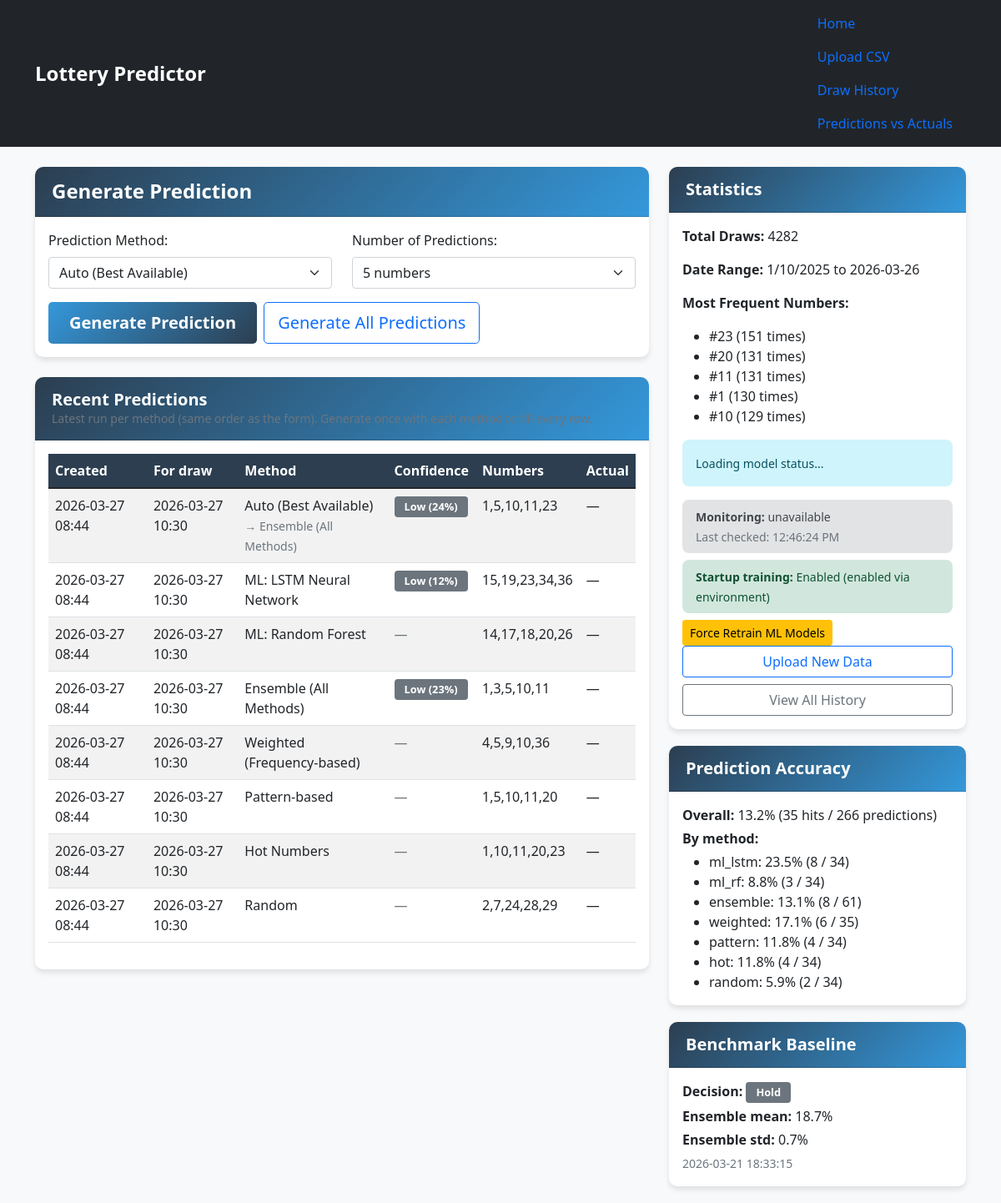
The page / on the database its author committed.
### tables this page shows
CREATE TABLE predictions
                    (id INTEGER PRIMARY KEY AUTOINCREMENT,
                    predicted_numbers TEXT NOT NULL,
                    method TEXT NOT NULL,
                    created_at TIMESTAMP DEFAULT CURRENT_TIMESTAMP, target_draw_at TEXT, actual_draw_id INTEGER REFERENCES draws(id), confidence REAL, method_breakdown_json TEXT, requested_method TEXT);

CREATE TABLE benchmarks
                    (id INTEGER PRIMARY KEY AUTOINCREMENT,
                    created_at TIMESTAMP DEFAULT CURRENT_TIMESTAMP,
                    mode TEXT NOT NULL,
                    count INTEGER NOT NULL,
                    start_size INTEGER NOT NULL,
                    max_evals INTEGER,
                    rf_retrain_every INTEGER,
                    seeds_json TEXT,
                    summary_json TEXT NOT NULL,
                    decision TEXT,
                    reason TEXT,
                    ensemble_mean REAL,
                    ensemble_std REAL,
                    lstm_mean REAL);

### app.py (the view)
@app.route('/')
def index():
    stats = predictor.get_stats()
    prediction_dashboard_rows = db.get_prediction_dashboard_rows()
    accuracy_summary = db.get_prediction_accuracy_summary()
    benchmark_baseline = db.get_latest_benchmark()
    return render_template(
        'index.html',
        stats=stats,
        prediction_dashboard_rows=prediction_dashboard_rows,
        accuracy_summary=accuracy_summary,
        benchmark_baseline=benchmark_baseline,
        startup_training_enabled=startup_training_enabled,
        startup_training_reason=startup_training_reason
    )

### models.py (called while the page is built)
    def get_latest_benchmark(self):
        conn = sqlite3.connect(self.db_path)
        conn.row_factory = sqlite3.Row
        c = conn.cursor()
        c.execute('SELECT * FROM benchmarks ORDER BY id DESC LIMIT 1')
        row = c.fetchone()
        conn.close()
        if row is None:
            return None
        result = dict(row)
        for field in ('seeds_json', 'summary_json'):
            try:
                result[field] = json.loads(result[field]) if result.get(field) else None
            except json.JSONDecodeError:
                result[field] = None
        return result

### predictor.py (called while the page is built, shortened)
    def get_stats(self):
        return {
                'total_draws': len(self.df),
                'date_range': f"{self.df['date'].min()} to {self.df['date'].max()}",
                'most_frequent': self.number_frequency.most_common(5),
                'recent_draws': self.last_draws[-5:] if self.last_draws else [],
                'ml_model_loaded': self.ml_loaded,
                'rf_model_trained': hasattr(self.rf_predictor, 'models')
        }

### templates/index.html (shortened to what this page needs)
{% extends "base.html" %}
{% block content %}
<div class="row">
    <div class="col-md-8">
        <div class="card">
            <div class="card-header">
                <h4>Generate Prediction</h4>
            </div>
            <div class="card-body">
                <form id="prediction-form">
                    <div class="row mb-3">
                        <div class="col-md-6">
                            <label class="form-label">Prediction Method:</label>
                            <select class="form-select" name="method" id="method">
                                <option value="auto" selected>Auto (Best Available)</option>
                            </select>
                        </div>
                        <div class="col-md-6">
                            <label class="form-label">Number of Predictions:</label>
                            <select class="form-select" name="count" id="count">
                                <option value="5" selected>5 numbers</option>
                            </select>
                        </div>
                    </div>
                    <div class="d-flex flex-wrap gap-2">
                        <button type="submit" class="btn btn-primary btn-lg">Generate Prediction</button>
                        <button type="button" class="btn btn-outline-primary btn-lg" id="generate-all-btn">Generate All Predictions</button>
                    </div>
                </form>
            </div>
        </div>
        {% if prediction_dashboard_rows is defined and prediction_dashboard_rows %}
        <div class="card mt-4">
            <div class="card-header">
                <h5>Recent Predictions</h5>
                <p class="mb-0 small text-muted">Latest run per method (same order as the form). Generate once with each method to fill every row.</p>
            </div>
            <div class="card-body">
                <div class="table-responsive">
                    <table class="table table-striped">
                        <thead>
                            <tr>
                                <th>Created</th>
                                <th>For draw</th>
                                <th>Method</th>
                                <th>Confidence</th>
                                <th>Numbers</th>
                                <th>Actual</th>
                            </tr>
                        </thead>
                        <tbody>
                            {% for row in prediction_dashboard_rows %}
                            <tr class="{% if not row.has_data %}table-light text-muted{% endif %}">
                                <td>{% if row.has_data and row.created_at %}{{ row.created_at[:16] }}{% else %}—{% endif %}</td>
                                <td>{% if row.has_data and row.target_draw_at %}{{ row.target_draw_at[:16] }}{% else %}—{% endif %}</td>
                                <td>
                                    {{ row.method_label }}
                                    {% if row.row_key == 'auto' and row.has_data and row.resolved_label %}
                                        <br><small class="text-muted">→ {{ row.resolved_label }}</small>
                                    {% endif %}
                                </td>
                                <td>
                                    {% if row.has_data and row.confidence is not none and row.confidence == row.confidence %}
                                        {% set c = row.confidence %}
                                        {% if c < 0.45 %}
                                            <span class="badge bg-secondary">Low ({{ (c*100)|round(0)|int }}%)</span>
                                        {% elif c < 0.65 %}
                                            <span class="badge bg-warning text-dark">Medium ({{ (c*100)|round(0)|int }}%)</span>
                                        {% else %}
                                            <span class="badge bg-success">High ({{ (c*100)|round(0)|int }}%)</span>
                                        {% endif %}
                                    {% else %}
                                        <span class="text-muted">—</span>
                                    {% endif %}
                                </td>
                                <td>{% if row.has_data and row.predicted_numbers %}{{ row.predicted_numbers }}{% else %}—{% endif %}</td>
                                <td>{% if row.has_data and row.actual_number is not none and row.actual_number == row.actual_number %}#{{ row.actual_number|int }}{% else %}—{% endif %}</td>
                            </tr>
                            {% endfor %}
                        </tbody>
                    </table>
                </div>
            </div>
        </div>
        {% endif %}
    </div>
    <div class="col-md-4">
        <div class="card">
            <div class="card-header">
                <h5>Statistics</h5>
            </div>
            <div class="card-body">
                <p><strong>Total Draws:</strong> {{ stats.total_draws }}</p>
                <p><strong>Date Range:</strong> {{ stats.date_range }}</p>
                {% if stats.most_frequent %}
                <p><strong>Most Frequent Numbers:</strong></p>
                <ul>
                    {% for num, freq in stats.most_frequent %}
                    <li>#{{ num }} ({{ freq }} times)</li>
                    {% endfor %}
                </ul>
                {% endif %}
                <div class="mt-3">
                    <div id="model-status" class="alert alert-info">
                        <small>Loading model status...</small>
                    </div>
                </div>
                <div class="mt-2">
                    <div id="monitor-health-status" class="alert alert-secondary py-2 mb-2">
                    </div>
                </div>
                <div class="mt-2">
                    {% if startup_training_enabled %}
                        <div class="alert alert-success py-2 mb-2">
                            <small><strong>Startup training:</strong> Enabled ({{ startup_training_reason }})</small>
                        </div>
                    {% else %}
                        <div class="alert alert-warning py-2 mb-2">
                            <small><strong>Startup training:</strong> Disabled ({{ startup_training_reason }})</small>
                        </div>
                    {% endif %}
                </div>
                <div class="mt-2">
                    <form action="{{ url_for('retrain_models') }}" method="POST" class="d-inline" id="retrain-form">
                        <button type="submit" class="btn btn-warning btn-sm" id="retrain-btn">Force Retrain ML Models</button>
                    </form>
                </div>
                <div class="d-grid gap-2">
                    <a href="{{ url_for('upload_csv') }}" class="btn btn-outline-primary">Upload New Data</a>
                    <a href="{{ url_for('history') }}" class="btn btn-outline-secondary">View All History</a>
                </div>
            </div>
        </div>
        {% if accuracy_summary and accuracy_summary.total_predictions %}
        <div class="card mt-3">
            <div class="card-header">
                <h5>Prediction Accuracy</h5>
            </div>
            <div class="card-body">
                <p class="mb-1">
                    <strong>Overall:</strong>
                    {% if accuracy_summary.overall_hit_rate is not none %}
                        {{ (accuracy_summary.overall_hit_rate * 100) | round(1) }}%
                        ({{ accuracy_summary.total_hits }} hits /
                         {{ accuracy_summary.total_predictions }} predictions)
                    {% else %}
                        Not enough linked predictions yet.
                    {% endif %}
                </p>
                {% if accuracy_summary.per_method %}
                <p class="mb-1"><strong>By method:</strong></p>
                <ul class="mb-0">
                    {% for method, m in accuracy_summary.per_method.items() %}
                    <li>
                        {{ method }}:
                        {% if m.hit_rate is not none %}
                            {{ (m.hit_rate * 100) | round(1) }}%
                            ({{ m.hits }} / {{ m.total }})
                        {% else %}
                            Not enough data yet.
                        {% endif %}
                    </li>
                    {% endfor %}
                </ul>
                {% endif %}
            </div>
        </div>
        {% endif %}
        {% if benchmark_baseline %}
        <div class="card mt-3">
            <div class="card-header">
                <h5>Benchmark Baseline</h5>
            </div>
            <div class="card-body">
                <p class="mb-1">
                    <strong>Decision:</strong>
                    {% if benchmark_baseline.decision == 'promote' %}
                        <span class="badge bg-success">Promote</span>
                    {% else %}
                        <span class="badge bg-secondary">Hold</span>
                    {% endif %}
                </p>
                <p class="mb-1">
                    <strong>Ensemble mean:</strong>
                    {% if benchmark_baseline.ensemble_mean is not none %}
                        {{ (benchmark_baseline.ensemble_mean * 100) | round(2) }}%
                    {% else %}
                        —
                    {% endif %}
                </p>
                <p class="mb-1">
                    <strong>Ensemble std:</strong>
                    {% if benchmark_baseline.ensemble_std is not none %}
                        {{ (benchmark_baseline.ensemble_std * 100) | round(2) }}%
                    {% else %}
                        —
                    {% endif %}
                </p>
                <p class="mb-0 text-muted">
                    <small>{{ benchmark_baseline.created_at }}</small>
                </p>
            </div>
        </div>
        {% endif %}
    </div>
</div>
{% endblock %}

### templates/base.html (shortened to what this page needs)
<!DOCTYPE html>
<html lang="en">
    <head>
        <link href="https://cdn.jsdelivr.net/npm/bootstrap@5.1.3/dist/css/bootstrap.min.css" rel="stylesheet">
        <link rel="stylesheet" href="{{ url_for('static', filename='style.css') }}">
    </head>
    <body>
        <nav class="navbar navbar-expand-lg navbar-dark bg-dark">
            <div class="container">
                <a class="navbar-brand" href="{{ url_for('index') }}"> Lottery Predictor</a>
                <div>
                    <a class="nav-link" href="{{ url_for('index') }}">Home</a>
                    <a class="nav-link" href="{{ url_for('upload_csv') }}">Upload CSV</a>
                    <a class="nav-link" href="{{ url_for('history') }}">Draw History</a>
                    <a class="nav-link" href="{{ url_for('prediction_history_page') }}">Predictions vs Actuals</a>
                </div>
            </div>
        </nav>
        <div class="container mt-4">
            {% block content %}{% endblock %}
        </div>
    </body>
</html>

### static/style.css (style rules this page uses)
:root { --primary-color: #2c3e50; --secondary-color: #3498db; --accent-color: #e74c3c; --success-color: #27ae60; }
body { background-color: #f8f9fa; font-family: 'Segoe UI', Tahoma, Geneva, Verdana, sans-serif; }
.navbar-brand { font-weight: bold; font-size: 1.5rem; }
.card { box-shadow: 0 4px 6px rgba(0, 0, 0, 0.1); border: none; border-radius: 10px; margin-bottom: 20px; }
.card-header { background: linear-gradient(135deg, var(--primary-color), var(--secondary-color)); color: white; border-radius: 10px 10px 0 0 !important; padding: 15px 20px; }
.card-header h4, .card-header h5 { margin: 0; font-weight: 600; }
.btn-primary { background: linear-gradient(135deg, var(--secondary-color), var(--primary-color)); border: none; padding: 10px 25px; font-weight: 600; }
.table th { background-color: var(--primary-color); color: white; font-weight: 600; }
.alert { border: none; border-radius: 8px; font-weight: 500; }
.badge { font-size: 0.8rem; padding: 6px 12px; }

### rows shown on the page
predictions: created_at "2026-03-27 08:44", target_draw_at "2026-03-27 10:30", method_label "Auto (Best Available)", resolved_label "Ensemble (All Methods)", value "24", predicted_numbers "1,5,10,11,23"
predictions: created_at "2026-03-27 08:44", target_draw_at "2026-03-27 10:30", method_label "ML: LSTM Neural Network", value "12", predicted_numbers "15,19,23,34,36"
predictions: created_at "2026-03-27 08:44", target_draw_at "2026-03-27 10:30", method_label "ML: Random Forest", predicted_numbers "14,17,18,20,26"
predictions: created_at "2026-03-27 08:44", target_draw_at "2026-03-27 10:30", method_label "Ensemble (All Methods)", value "23", predicted_numbers "1,3,5,10,11"
predictions: created_at "2026-03-27 08:44", target_draw_at "2026-03-27 10:30", method_label "Weighted (Frequency-based)", predicted_numbers "4,5,9,10,36"
predictions: created_at "2026-03-27 08:44", target_draw_at "2026-03-27 10:30", method_label "Pattern-based", predicted_numbers "1,5,10,11,20"
predictions: created_at "2026-03-27 08:44", target_draw_at "2026-03-27 10:30", method_label "Hot Numbers", predicted_numbers "1,10,11,20,23"
predictions: created_at "2026-03-27 08:44", target_draw_at "2026-03-27 10:30", method_label "Random", predicted_numbers "2,7,24,28,29"
predictions: method "ml_lstm", hit_rate "23.5", hits "8", total "34"
predictions: method "ml_rf", hit_rate "8.8", hits "3", total "34"
predictions: method "ensemble", hit_rate "13.1", hits "8", total "61"
predictions: method "weighted", hit_rate "17.1", hits "6", total "35"
predictions: method "pattern", hit_rate "11.8", hits "4", total "34"
predictions: method "hot", hit_rate "11.8", hits "4", total "34"
predictions: method "random", hit_rate "5.9", hits "2", total "34"
benchmarks: (benchmark_baseline.ensemble_mean*100)|round(2) "18.7", (benchmark_baseline.ensemble_std*100)|round(2) "0.7", created_at "2026-03-21 18:33:15"

### other values the page prints
{{ stats.total_draws }} "4282"
{{ stats.date_range }} "1/10/2025 to 2026-03-26"
{{ num }} "23" "20" "11" "1" "10"
{{ freq }} "151" "131" "131" "130" "129"
{{ startup_training_reason }} "enabled via environment"
{{ (accuracy_summary.overall_hit_rate * 100) | round(1) }} "13.2"
{{ accuracy_summary.total_hits }} "35"
{{ accuracy_summary.total_predictions }} "266"
